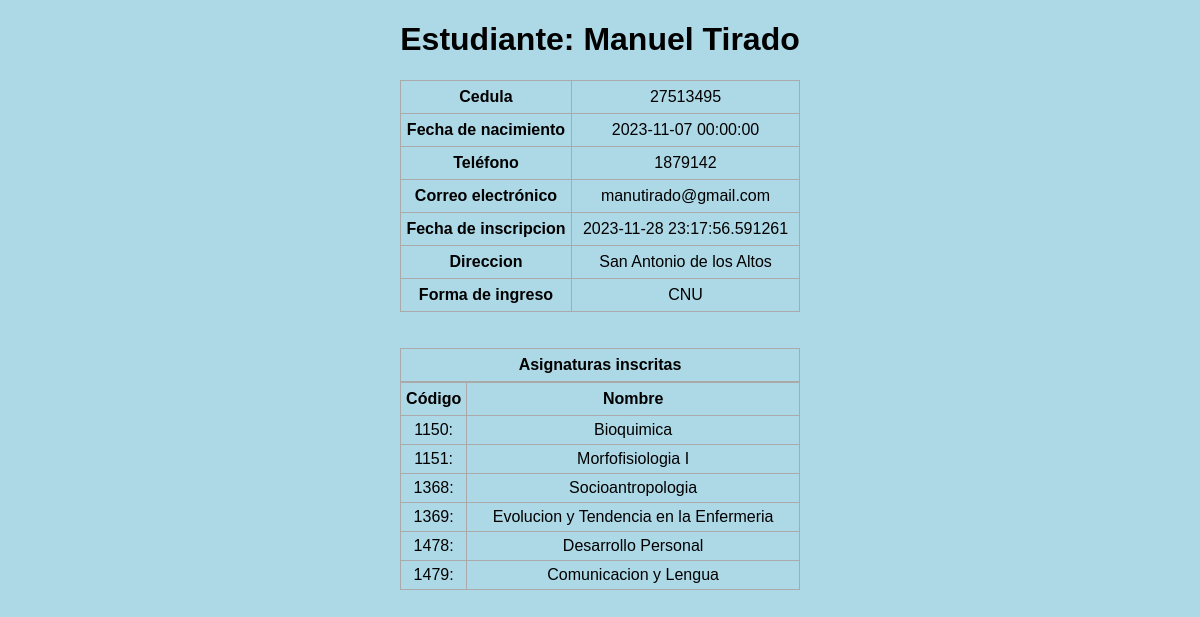
Before: /info_estudiante/1 with the older database file.
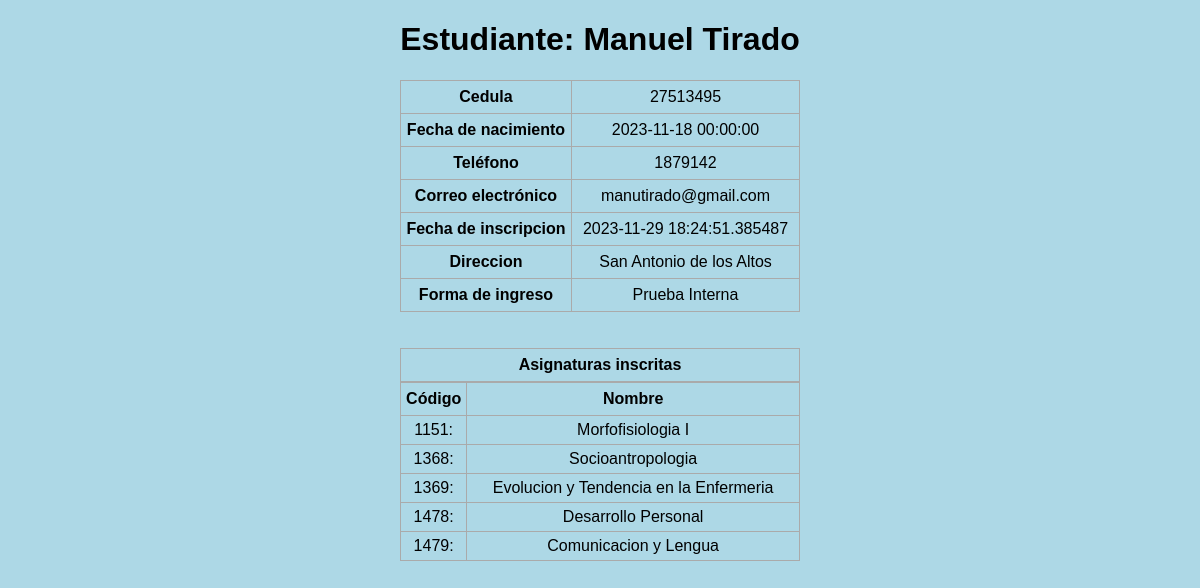
After: the same page with the newer database file.
### inscripcion.py (models this page shows, shortened)
class Estudiante(db.Model):
    cod_estudiante = db.Column(db.Integer, primary_key=True, autoincrement=True)
    nombre = db.Column(db.String(200), nullable=False)
    cedula = db.Column(db.Integer)
    nacimiento = db.Column(db.DateTime)
    telefono = db.Column(db.Integer)
    correo = db.Column(db.String(200), nullable=False)
    fecha_inscripcion = db.Column(db.DateTime, default=datetime.utcnow)
    direccion = db.Column(db.String(200), nullable=False)
    forma_ingreso = db.Column(db.String(200), nullable=False)

class Asignatura(db.Model):
    cod_asig = db.Column(db.Integer, primary_key=True)
    nombre = db.Column(db.String(200), nullable=False)
    unidad_creditos = db.Column(db.Integer)

### inscripcion.py (the view)
@app.route('/info_estudiante/<int:id>', methods=['GET', 'POST'])
def info_estudiante(id):
    estudiante = Estudiante.query.get_or_404(id)
    cursando = Cursando.query.filter_by(cod_estudiante=estudiante.cod_estudiante).all()
    codigos_asignaturas = [curso.cod_asig for curso in cursando]
    asignaturas = Asignatura.query.filter(Asignatura.cod_asig.in_(codigos_asignaturas)).all()
    if request.method == 'POST':
        pass
    else:
        return render_template('info_estudiante.html', asignaturas=asignaturas, estudiante=estudiante)

### templates/info_estudiante.html (shortened to what this page needs)
{% extends 'base.html' %}
{% block body %}
<div class="content">
    <h1 style="text-align: center">Estudiante: {{estudiante.nombre}}</h1>
    <table>
        <tr>
            <th>Cedula</th>
            <td>{{estudiante.cedula}}</td>
        </tr>
        <tr>
            <th>Fecha de nacimiento</th>
            <td>{{estudiante.nacimiento}}</td>
        </tr>
        <tr>
            <th>Teléfono</th>
            <td>{{estudiante.telefono}}</td>
        </tr>
        <tr>
            <th>Correo electrónico</th>
            <td>{{estudiante.correo}}</td>
        </tr>
        <tr>
            <th>Fecha de inscripcion</th>
            <td>{{estudiante.fecha_inscripcion}}</td>
        </tr>
        <tr>
            <th>Direccion</th>
            <td>{{estudiante.direccion}}</td>
        </tr>
        <tr>
            <th>Forma de ingreso</th>
            <td>{{estudiante.forma_ingreso}}</td>
        </tr>
    </table>
    <br>
    <br>
    <table>
        <tr>
            <th>Asignaturas inscritas</th>
        </tr>
    </table>
    <table>
        <tr>
            <th>Código</th> <th>Nombre</th>
        </tr>
        {% for asignatura in asignaturas %}
        <tr>
            <td>{{asignatura.cod_asig}}:</td>
            <td>{{asignatura.nombre}}</td>
        </tr>
        {% endfor%}
    </table>
</div>
{% endblock %}

Changed rows visible on the page:
no longer on this page (row unchanged): Asignatura: cod_asig "1150", nombre "Bioquimica"
changed Estudiante "Manuel Tirado": nacimiento "2023-11-07 00:00:00" → "2023-11-18 00:00:00"; fecha_inscripcion "2023-11-28 23:17:56.591261" → "2023-11-29 18:24:51.385487"; forma_ingreso "CNU" → "Prueba Interna"
